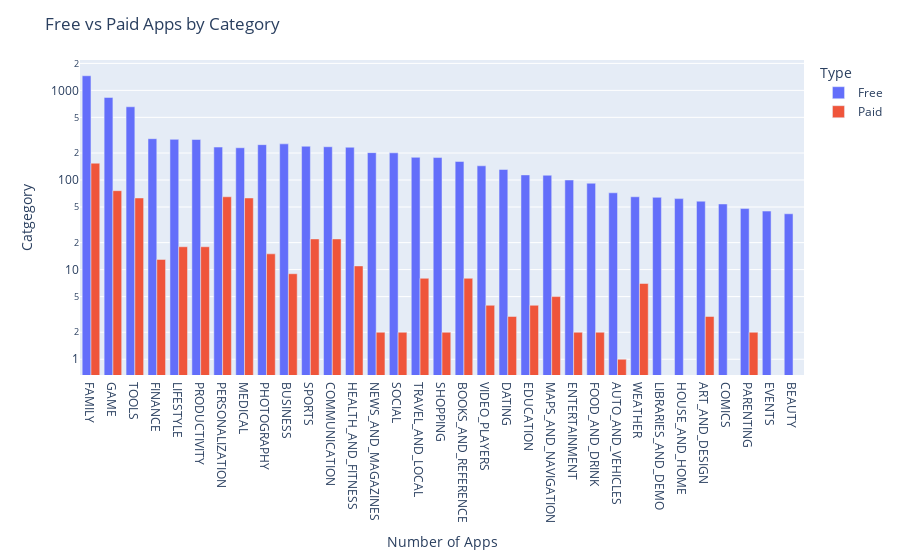

Notebook code cell kept with this figure:
### Markdown cell above
**Challenge**: Use the plotly express bar [chart examples](https://plotly.com/python/bar-charts/#bar-chart-with-sorted-or-ordered-categories) and the [.bar() API reference](https://plotly.com/python-api-reference/generated/plotly.express.bar.html#plotly.express.bar) to create this bar chart: 

<img src=https://imgur.com/LE0XCxA.png>

You'll want to use the `df_free_vs_paid` DataFrame that you created above that has the total number of free and paid apps per category. 

See if you can figure out how to get the look above by changing the `categoryorder` to 'total descending' as outlined in the documentation here [here](https://plotly.com/python/categorical-axes/#automatically-sorting-categories-by-name-or-total-value).

### Code cell
fig = px.bar(data_frame=df_free_vs_paid, x='Category', y='App', color='Type', barmode='group')
fig.update_layout(xaxis_title = 'Number of Apps',
                  yaxis_title = 'Catgegory',
                  title = 'Free vs Paid Apps by Category',
                  xaxis = {'categoryorder': 'total descending'},
                  yaxis=dict(type='log'))
# fig.update_xaxes(categoryorder='total descending') #this is like the xaxis above
fig.show()

### Figure 1 — Plotly figure (JSON) as saved in the notebook; plotly's stock layout.template omitted (floating-point values rounded to 4 significant figures)
{"data": [{"alignmentgroup": "True", "hovertemplate": "Type=Free<br>Category=%{x}<br>App=%{y}<extra></extra>", "legendgroup": "Free", "marker": {"color": "#636efa", "pattern": {"shape": ""}}, "name": "Free", "offsetgroup": "Free", "orientation": "v", "showlegend": true, "textposition": "auto", "type": "bar", "x": ["ART_AND_DESIGN", "AUTO_AND_VEHICLES", "BEAUTY", "BOOKS_AND_REFERENCE", "BUSINESS", "COMICS", "COMMUNICATION", "DATING", "EDUCATION", "ENTERTAINMENT", "EVENTS", "FAMILY", "FINANCE", "FOOD_AND_DRINK", "GAME", "HEALTH_AND_FITNESS", "HOUSE_AND_HOME", "LIBRARIES_AND_DEMO", "LIFESTYLE", "MAPS_AND_NAVIGATION", "MEDICAL", "NEWS_AND_MAGAZINES", "PARENTING", "PERSONALIZATION", "PHOTOGRAPHY", "PRODUCTIVITY", "SHOPPING", "SOCIAL", "SPORTS", "TOOLS", "TRAVEL_AND_LOCAL", "VIDEO_PLAYERS", "WEATHER"], "xaxis": "x", "y": [58, 72, 42, 161, 253, 54, 235, 131, 114, 100, 45, 1456, 289, 92, 834, 232, 62, 64, 284, 113, 229, 202, 48, 233, 248, 283, 178, 201, 238, 656, 179, 144, 65], "yaxis": "y"}, {"alignmentgroup": "True", "hovertemplate": "Type=Paid<br>Category=%{x}<br>App=%{y}<extra></extra>", "legendgroup": "Paid", "marker": {"color": "#EF553B", "pattern": {"shape": ""}}, "name": "Paid", "offsetgroup": "Paid", "orientation": "v", "showlegend": true, "textposition": "auto", "type": "bar", "x": ["ART_AND_DESIGN", "AUTO_AND_VEHICLES", "BOOKS_AND_REFERENCE", "BUSINESS", "COMMUNICATION", "DATING", "EDUCATION", "ENTERTAINMENT", "FAMILY", "FINANCE", "FOOD_AND_DRINK", "GAME", "HEALTH_AND_FITNESS", "LIFESTYLE", "MAPS_AND_NAVIGATION", "MEDICAL", "NEWS_AND_MAGAZINES", "PARENTING", "PERSONALIZATION", "PHOTOGRAPHY", "PRODUCTIVITY", "SHOPPING", "SOCIAL", "SPORTS", "TOOLS", "TRAVEL_AND_LOCAL", "VIDEO_PLAYERS", "WEATHER"], "xaxis": "x", "y": [3, 1, 8, 9, 22, 3, 4, 2, 154, 13, 2, 76, 11, 18, 5, 63, 2, 2, 65, 15, 18, 2, 2, 22, 63, 8, 4, 7], "yaxis": "y"}], "layout": {"barmode": "group", "legend": {"title": {"text": "Type"}, "tracegroupgap": 0}, "margin": {"t": 60}, "title": {"text": "Free vs Paid Apps by Category"}, "xaxis": {"anchor": "y", "categoryorder": "total descending", "domain": [0, 1], "title": {"text": "Number of Apps"}}, "yaxis": {"anchor": "x", "domain": [0, 1], "title": {"text": "Catgegory"}, "type": "log"}}}
